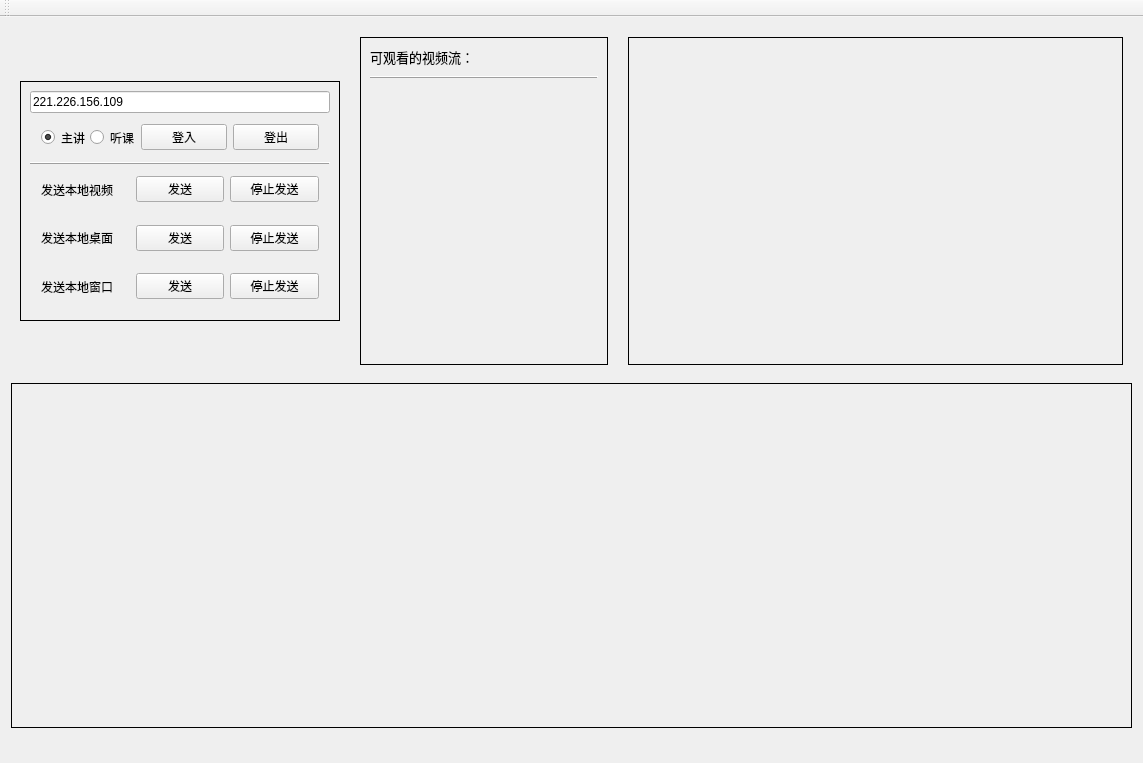
<?xml version="1.0" encoding="UTF-8"?>
<ui version="4.0">
 <class>STSampleClass</class>
 <widget class="QMainWindow" name="STSampleClass">
  <property name="geometry">
   <rect>
    <x>0</x>
    <y>0</y>
    <width>1143</width>
    <height>763</height>
   </rect>
  </property>
  <property name="windowTitle">
   <string>软终端Sample</string>
  </property>
  <widget class="QWidget" name="centralWidget">
   <layout class="QVBoxLayout" name="verticalLayout" stretch="1,1,0">
    <property name="spacing">
     <number>9</number>
    </property>
    <item>
     <layout class="QHBoxLayout" name="horizontalLayout_5" stretch="0,1,2">
      <property name="spacing">
       <number>20</number>
      </property>
      <property name="leftMargin">
       <number>9</number>
      </property>
      <property name="topMargin">
       <number>9</number>
      </property>
      <property name="rightMargin">
       <number>9</number>
      </property>
      <property name="bottomMargin">
       <number>9</number>
      </property>
      <item>
       <widget class="QFrame" name="widControl">
        <property name="minimumSize">
         <size>
          <width>320</width>
          <height>240</height>
         </size>
        </property>
        <property name="maximumSize">
         <size>
          <width>320</width>
          <height>240</height>
         </size>
        </property>
        <property name="styleSheet">
         <string notr="true"/>
        </property>
        <property name="frameShape">
         <enum>QFrame::Box</enum>
        </property>
        <property name="frameShadow">
         <enum>QFrame::Plain</enum>
        </property>
        <layout class="QVBoxLayout" name="verticalLayout_2">
         <property name="spacing">
          <number>0</number>
         </property>
         <property name="leftMargin">
          <number>9</number>
         </property>
         <property name="topMargin">
          <number>9</number>
         </property>
         <property name="rightMargin">
          <number>9</number>
         </property>
         <property name="bottomMargin">
          <number>9</number>
         </property>
         <item>
          <widget class="QLineEdit" name="leServerIP">
           <property name="text">
            <string>221.226.156.109</string>
           </property>
          </widget>
         </item>
         <item>
          <widget class="QWidget" name="widLogin" native="true">
           <property name="styleSheet">
            <string notr="true">border-color: rgb(0, 0, 127);</string>
           </property>
           <layout class="QHBoxLayout" name="horizontalLayout" stretch="2,2,2">
            <item>
             <widget class="QWidget" name="widget_2" native="true">
              <layout class="QHBoxLayout" name="horizontalLayout_6">
               <property name="spacing">
                <number>4</number>
               </property>
               <property name="leftMargin">
                <number>0</number>
               </property>
               <property name="topMargin">
                <number>0</number>
               </property>
               <property name="rightMargin">
                <number>0</number>
               </property>
               <property name="bottomMargin">
                <number>0</number>
               </property>
               <item>
                <widget class="QRadioButton" name="rbTeacher">
                 <property name="text">
                  <string>主讲</string>
                 </property>
                 <property name="checked">
                  <bool>true</bool>
                 </property>
                </widget>
               </item>
               <item>
                <widget class="QRadioButton" name="rbStudent">
                 <property name="text">
                  <string>听课</string>
                 </property>
                </widget>
               </item>
              </layout>
             </widget>
            </item>
            <item>
             <widget class="QPushButton" name="pbLogin">
              <property name="text">
               <string>登入</string>
              </property>
             </widget>
            </item>
            <item>
             <widget class="QPushButton" name="pbLogout">
              <property name="text">
               <string>登出</string>
              </property>
             </widget>
            </item>
           </layout>
          </widget>
         </item>
         <item>
          <widget class="Line" name="line">
           <property name="frameShadow">
            <enum>QFrame::Raised</enum>
           </property>
           <property name="orientation">
            <enum>Qt::Horizontal</enum>
           </property>
          </widget>
         </item>
         <item>
          <widget class="QWidget" name="widLocalCamera" native="true">
           <property name="styleSheet">
            <string notr="true"/>
           </property>
           <layout class="QHBoxLayout" name="horizontalLayout_2" stretch="2,2,2">
            <item>
             <widget class="QLabel" name="lblLocalCamera">
              <property name="text">
               <string>发送本地视频</string>
              </property>
             </widget>
            </item>
            <item>
             <widget class="QPushButton" name="pbSendLocalCamera">
              <property name="text">
               <string>发送</string>
              </property>
             </widget>
            </item>
            <item>
             <widget class="QPushButton" name="pbStopLocalCamera">
              <property name="text">
               <string>停止发送</string>
              </property>
             </widget>
            </item>
           </layout>
          </widget>
         </item>
         <item>
          <widget class="QWidget" name="widLocalScreen" native="true">
           <property name="styleSheet">
            <string notr="true"/>
           </property>
           <layout class="QHBoxLayout" name="horizontalLayout_3">
            <item>
             <widget class="QLabel" name="lblLocalDesktop">
              <property name="text">
               <string>发送本地桌面</string>
              </property>
             </widget>
            </item>
            <item>
             <widget class="QPushButton" name="pbSendLocalDesktop">
              <property name="text">
               <string>发送</string>
              </property>
             </widget>
            </item>
            <item>
             <widget class="QPushButton" name="pbStopLocalDesktop">
              <property name="text">
               <string>停止发送</string>
              </property>
             </widget>
            </item>
           </layout>
          </widget>
         </item>
         <item>
          <widget class="QWidget" name="widget" native="true">
           <layout class="QHBoxLayout" name="horizontalLayout_4">
            <item>
             <widget class="QLabel" name="lblLocalWindow">
              <property name="text">
               <string>发送本地窗口</string>
              </property>
             </widget>
            </item>
            <item>
             <widget class="QPushButton" name="pbSendLocalWindow">
              <property name="text">
               <string>发送</string>
              </property>
             </widget>
            </item>
            <item>
             <widget class="QPushButton" name="pbStopLocalWindow">
              <property name="text">
               <string>停止发送</string>
              </property>
             </widget>
            </item>
           </layout>
          </widget>
         </item>
        </layout>
       </widget>
      </item>
      <item>
       <widget class="QFrame" name="widList">
        <property name="maximumSize">
         <size>
          <width>300</width>
          <height>16777215</height>
         </size>
        </property>
        <property name="accessibleDescription">
         <string/>
        </property>
        <property name="styleSheet">
         <string notr="true"/>
        </property>
        <property name="frameShape">
         <enum>QFrame::Box</enum>
        </property>
        <property name="frameShadow">
         <enum>QFrame::Plain</enum>
        </property>
        <layout class="QVBoxLayout" name="verticalLayout_3" stretch="0,0,1">
         <property name="spacing">
          <number>9</number>
         </property>
         <property name="leftMargin">
          <number>9</number>
         </property>
         <property name="topMargin">
          <number>9</number>
         </property>
         <property name="rightMargin">
          <number>9</number>
         </property>
         <property name="bottomMargin">
          <number>9</number>
         </property>
         <item>
          <widget class="QLabel" name="lblOption">
           <property name="font">
            <font>
             <pointsize>10</pointsize>
             <weight>50</weight>
             <bold>false</bold>
            </font>
           </property>
           <property name="text">
            <string>可观看的视频流：</string>
           </property>
          </widget>
         </item>
         <item>
          <widget class="Line" name="line_2">
           <property name="frameShadow">
            <enum>QFrame::Raised</enum>
           </property>
           <property name="orientation">
            <enum>Qt::Horizontal</enum>
           </property>
          </widget>
         </item>
         <item alignment="Qt::AlignTop">
          <widget class="QWidget" name="widOption" native="true">
           <property name="layoutDirection">
            <enum>Qt::LeftToRight</enum>
           </property>
           <property name="autoFillBackground">
            <bool>false</bool>
           </property>
           <property name="styleSheet">
            <string notr="true"/>
           </property>
           <layout class="QVBoxLayout" name="verticalLayout_4"/>
          </widget>
         </item>
        </layout>
       </widget>
      </item>
      <item>
       <widget class="QFrame" name="widManage">
        <property name="styleSheet">
         <string notr="true"/>
        </property>
        <property name="frameShape">
         <enum>QFrame::Box</enum>
        </property>
        <property name="frameShadow">
         <enum>QFrame::Plain</enum>
        </property>
        <property name="lineWidth">
         <number>1</number>
        </property>
        <layout class="QVBoxLayout" name="verticalLayout_5"/>
       </widget>
      </item>
     </layout>
    </item>
    <item>
     <widget class="QFrame" name="frame_3">
      <property name="minimumSize">
       <size>
        <width>0</width>
        <height>200</height>
       </size>
      </property>
      <property name="frameShape">
       <enum>QFrame::Panel</enum>
      </property>
      <layout class="QVBoxLayout" name="verticalLayout_6">
       <item alignment="Qt::AlignLeft">
        <widget class="QFrame" name="widRender">
         <property name="styleSheet">
          <string notr="true"/>
         </property>
         <property name="frameShape">
          <enum>QFrame::NoFrame</enum>
         </property>
         <property name="frameShadow">
          <enum>QFrame::Plain</enum>
         </property>
         <property name="lineWidth">
          <number>1</number>
         </property>
         <layout class="QHBoxLayout" name="horizontalLayout_7">
          <property name="spacing">
           <number>10</number>
          </property>
          <property name="leftMargin">
           <number>10</number>
          </property>
          <property name="topMargin">
           <number>10</number>
          </property>
          <property name="rightMargin">
           <number>10</number>
          </property>
          <property name="bottomMargin">
           <number>10</number>
          </property>
         </layout>
        </widget>
       </item>
      </layout>
     </widget>
    </item>
    <item>
     <widget class="QLabel" name="lblStatus">
      <property name="font">
       <font>
        <pointsize>10</pointsize>
       </font>
      </property>
      <property name="text">
       <string/>
      </property>
      <property name="margin">
       <number>6</number>
      </property>
     </widget>
    </item>
   </layout>
  </widget>
  <widget class="QMenuBar" name="menuBar">
   <property name="geometry">
    <rect>
     <x>0</x>
     <y>0</y>
     <width>1143</width>
     <height>23</height>
    </rect>
   </property>
  </widget>
  <widget class="QToolBar" name="mainToolBar">
   <attribute name="toolBarArea">
    <enum>TopToolBarArea</enum>
   </attribute>
   <attribute name="toolBarBreak">
    <bool>false</bool>
   </attribute>
  </widget>
 </widget>
 <layoutdefault spacing="6" margin="11"/>
 <resources>
  <include location="../res/softterminal.qrc"/>
 </resources>
 <connections/>
</ui>
